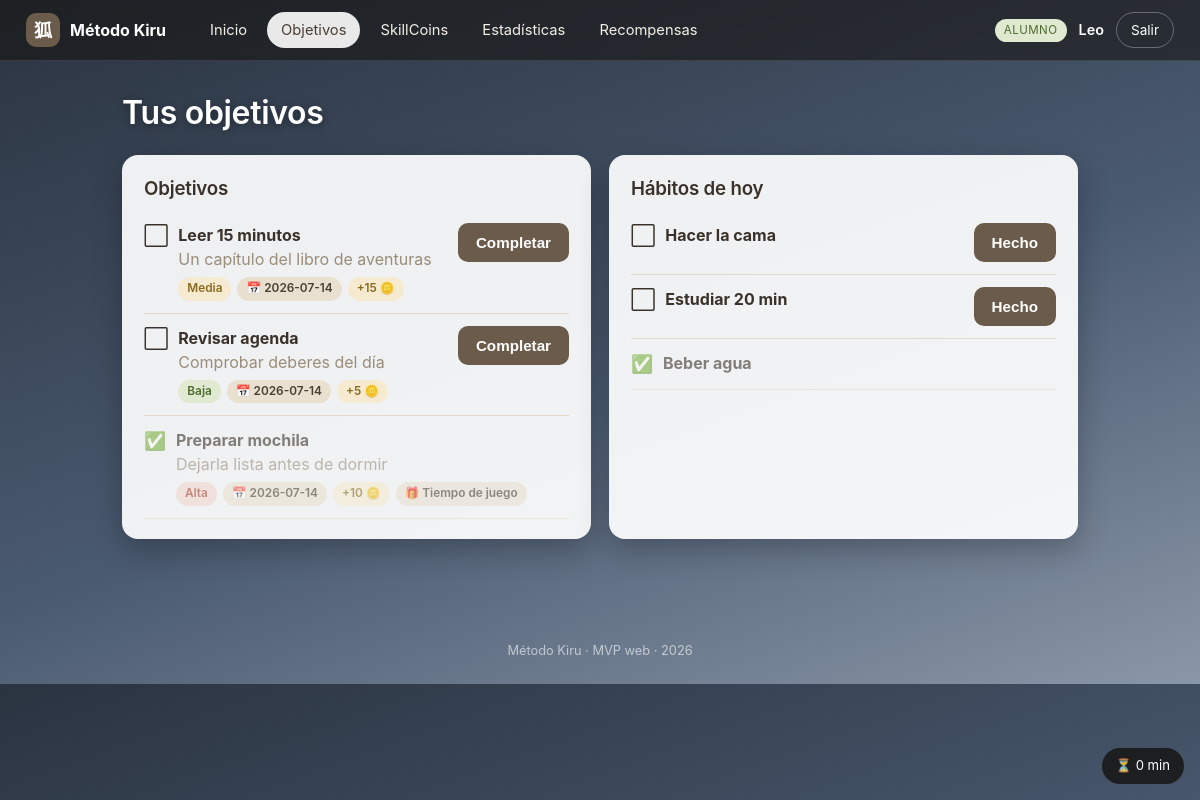
The app's page /alumno/objetivos.php (signed in) with its own data.
### tables this page shows
CREATE TABLE `usuarios` (
  `id` int(11) NOT NULL AUTO_INCREMENT,
  `username` varchar(50) NOT NULL,
  `password_hash` varchar(255) NOT NULL,
  `rol` enum('alumno','mentor','admin') NOT NULL,
  `nombre` varchar(100) NOT NULL,
  `creado_en` timestamp NOT NULL DEFAULT current_timestamp(),
  PRIMARY KEY (`id`),
  UNIQUE KEY `username` (`username`)
);

CREATE TABLE `objetivos` (
  `id` int(11) NOT NULL AUTO_INCREMENT,
  `alumno_id` int(11) NOT NULL,
  `titulo` varchar(255) NOT NULL,
  `descripcion` text DEFAULT NULL,
  `prioridad` enum('baja','media','alta') DEFAULT 'media',
  `fecha` date DEFAULT NULL,
  `recompensa` varchar(255) DEFAULT NULL,
  `skillcoins` int(11) DEFAULT 0,
  `completado` tinyint(1) DEFAULT 0,
  PRIMARY KEY (`id`)
);

CREATE TABLE `habitos` (
  `id` int(11) NOT NULL AUTO_INCREMENT,
  `alumno_id` int(11) NOT NULL,
  `titulo` varchar(255) NOT NULL,
  `completado` tinyint(1) DEFAULT 0,
  `fecha` date DEFAULT NULL,
  PRIMARY KEY (`id`)
);

### includes/functions.php (called while the page is built, shortened)
<?php
require_once __DIR__ . '/../config/db.php';
function e(?string $s): string
{
    return htmlspecialchars($s ?? '', ENT_QUOTES, 'UTF-8');
}
function url(string $path = ''): string
{
    return BASE_URL . '/' . ltrim($path, '/');
}
function asset(string $path): string
{
    $full = __DIR__ . '/../' . ltrim($path, '/');
    $v = @filemtime($full) ?: 1;
    return url($path) . '?v=' . $v;
}
function current_user(): ?array
{
    $stmt = db()->prepare('SELECT * FROM usuarios WHERE id = ?');
    $stmt->execute([$_SESSION['user_id']]);
    return $stmt->fetch() ?: null;
}
function sc_total(int $alumnoId): int
{
    $stmt = db()->prepare('SELECT COALESCE(SUM(cantidad),0) FROM skillcoins_log WHERE alumno_id = ?');
    $stmt->execute([$alumnoId]);
    return (int) $stmt->fetchColumn();
}
function niveles_todos(): array
{
    return db()->query('SELECT * FROM niveles ORDER BY orden')->fetchAll();
}
function nivel_actual(array $alumno): array
{
    $niveles = niveles_todos();
    $total = sc_total((int) $alumno['id']);
    $actual = $niveles[0];
    foreach ($niveles as $n) {
        if ($total >= (int) $n['skillcoins_necesarias']) {
            $actual = $n;
        }
    }
    return $actual;
}

### config/db.php (called while the page is built, shortened)
<?php
function db(): PDO
{
    static $pdo = null;
    if ($pdo === null) {
        $dsn = 'mysql:host=' . DB_HOST . ';port=' . DB_PORT . ';dbname=' . DB_NAME . ';charset=utf8mb4';
        try {
            $pdo = new PDO($dsn, DB_USER, DB_PASS, [
                PDO::ATTR_ERRMODE            => PDO::ERRMODE_EXCEPTION,
                PDO::ATTR_DEFAULT_FETCH_MODE => PDO::FETCH_ASSOC,
                PDO::ATTR_EMULATE_PREPARES   => false,
            ]);
        } catch (PDOException $e) {
            die('<h2>Error de conexión a la base de datos.</h2>'
                . '<p>¿Has ejecutado <a href="' . BASE_URL . '/install.php">install.php</a>? '
                . '¿MySQL está encendido en XAMPP?</p>'
                . '<pre>' . htmlspecialchars($e->getMessage()) . '</pre>');
        }
    }
    return $pdo;
}

### includes/alumno_ctx.php (called while the page is built, shortened)
<?php
require_once __DIR__ . '/functions.php';
$user = require_login(['alumno']);
$alumno = alumno_por_usuario((int) $user['id']);
$alumno['nombre']   = $user['nombre'];
$alumno['username'] = $user['username'];
$nivel = nivel_actual($alumno);

### alumno/objetivos.php (the view, shortened to what this page needs)
<?php
require_once __DIR__ . '/../includes/alumno_ctx.php';
require_once __DIR__ . '/../includes/layout.php';
$aid = (int) $alumno['id'];
$objetivos = db()->prepare('SELECT * FROM objetivos WHERE alumno_id = ? ORDER BY completado, FIELD(prioridad,"alta","media","baja")');
$objetivos->execute([$aid]);
$objetivos = $objetivos->fetchAll();
$habitos = db()->prepare('SELECT * FROM habitos WHERE alumno_id = ? ORDER BY completado, id');
$habitos->execute([$aid]);
$habitos = $habitos->fetchAll();
render_header('Objetivos', 'alumno', $mundo, nav_alumno('objetivos'));
?>
<h1 class="page-title">Tus objetivos</h1>
<div class="grid-2">
    <div class="card">
        <h3>Objetivos</h3>
        <ul class="objlist">
            <?php foreach ($objetivos as $o): ?>
                <li class="<?= $o['completado'] ? 'done' : '' ?>">
                    <div class="obj-main">
                        <span class="check"><?= $o['completado'] ? '✅' : '⬜' ?></span>
                        <div>
                            <strong><?= e($o['titulo']) ?></strong>
                            <?php if ($o['descripcion']): ?><div class="muted"><?= e($o['descripcion']) ?></div><?php endif; ?>
                            <div class="obj-tags">
                                <span class="tag prio-<?= e($o['prioridad']) ?>"><?= e(ucfirst($o['prioridad'])) ?></span>
                                <?php if ($o['fecha']): ?><span class="tag">📅 <?= e($o['fecha']) ?></span><?php endif; ?>
                                <?php if ($o['skillcoins']): ?><span class="tag gold">+<?= (int)$o['skillcoins'] ?> 🪙</span><?php endif; ?>
                                <?php if ($o['recompensa']): ?><span class="tag">🎁 <?= e($o['recompensa']) ?></span><?php endif; ?>
                            </div>
                        </div>
                    </div>
                    <?php if (!$o['completado']): ?>
                    <form method="post" class="inline">
                        <button class="btn-sm">Completar</button>
                    </form>
                    <?php endif; ?>
                </li>
            <?php endforeach; ?>
        </ul>
    </div>
    <div class="card">
        <h3>Hábitos de hoy</h3>
        <ul class="objlist">
            <?php foreach ($habitos as $h): ?>
                <li class="<?= $h['completado'] ? 'done' : '' ?>">
                    <div class="obj-main">
                        <span class="check"><?= $h['completado'] ? '✅' : '⬜' ?></span>
                        <strong><?= e($h['titulo']) ?></strong>
                    </div>
                    <?php if (!$h['completado']): ?>
                    <form method="post" class="inline">
                        <button class="btn-sm">Hecho</button>
                    </form>
                    <?php endif; ?>
                </li>
            <?php endforeach; ?>
        </ul>
    </div>
</div>
<?php render_footer(); ?>

### includes/layout.php (shortened to what this page needs)
<?php
require_once __DIR__ . '/functions.php';
function render_header(string $titulo, string $tema = 'panel', string $mundo = '', ?array $nav = null): void
{
    $user = current_user();
    $bodyClass = $tema === 'alumno' ? 'tema-alumno mundo-' . $mundo : 'tema-panel';
    ?>
<!DOCTYPE html>
<html lang="es">
<head>
    <link rel="stylesheet" href="<?= asset('assets/css/style.css') ?>">
</head>
<body class="<?= e($bodyClass) ?>">
<header class="topbar">
    <div class="brand">
        <span class="brand-mark">狐</span>
        <span class="brand-name"><?= e(APP_NAME) ?></span>
    </div>
    <?php if ($nav): ?>
    <nav class="mainnav">
        <?php foreach ($nav as $item): ?>
            <a href="<?= url($item[1]) ?>" class="<?= !empty($item[2]) ? 'active' : '' ?>"><?= e($item[0]) ?></a>
        <?php endforeach; ?>
    </nav>
    <?php endif; ?>
    <?php if ($user): ?>
    <div class="topbar-user">
        <span class="rolechip rol-<?= e($user['rol']) ?>"><?= e(ucfirst($user['rol'])) ?></span>
        <span class="uname"><?= e($user['nombre']) ?></span>
        <a class="btn-logout" href="<?= url('logout.php') ?>">Salir</a>
    </div>
    <?php endif; ?>
</header>
<main class="wrap">
<?php
}
function render_footer(): void
{
    ?>
</main>
<footer class="foot">Método Kiru · MVP web · <?= date('Y') ?></footer>
<?php if (!empty($GLOBALS['KIRU_USO'])):
    $uso = (int) $GLOBALS['KIRU_USO']['uso'];
    $max = (int) $GLOBALS['KIRU_USO']['max'];
    $ilim = $max <= 0; ?>
    <div class="uso-chip" id="usoChip" title="Tiempo de uso de hoy">
        ⏳ <span id="usoTexto"><?= $uso ?></span><?= $ilim ? ' min' : '/' . $max . ' min' ?>
    </div>
<?php endif; ?>
</body>
</html>
<?php
}

### assets/css/style.css (style rules this page uses)
:root { --arena: #e9e0cf; --crema: #f6f1e7; --crema2: #fffdf8; --marron: #6b5b4a; --marron-osc: #4a3f33; --oliva: #7c8a5a; --dorado: #c9a227; --texto: #3a322a; --muted: #9a8d79; --linea: #e4d9c7; --sombra: 0 6px 20px rgba(74, 63, 51, .08); --radio: 16px; }
* { box-sizing: border-box; }
body { margin: 0; font-family: -apple-system, "Segoe UI", system-ui, sans-serif; color: var(--texto); background: var(--crema); line-height: 1.5; }
a { color: var(--marron); }
h1, h2, h3, h4 { margin: 0 0 .4em; font-weight: 600; letter-spacing: -.01em; }
.muted { color: var(--muted); }
.topbar { display: flex; align-items: center; gap: 22px; padding: 12px 26px; background: var(--crema2); border-bottom: 1px solid var(--linea); position: sticky; top: 0; z-index: 20; }
.brand { display: flex; align-items: center; gap: 10px; font-weight: 700; }
.brand-mark { width: 34px; height: 34px; display: grid; place-items: center; border-radius: 10px; background: var(--marron); color: #fff; font-size: 18px; }
.brand-name { color: var(--marron-osc); }
.mainnav { display: flex; gap: 6px; margin-left: 8px; flex-wrap: wrap; }
.mainnav a { text-decoration: none; color: var(--marron); padding: 7px 14px; border-radius: 999px; font-size: .92rem; }
.mainnav a.active { background: var(--marron); color: #fff; }
.topbar-user { margin-left: auto; display: flex; align-items: center; gap: 12px; }
.uname { font-weight: 600; font-size: .9rem; }
.rolechip { font-size: .72rem; padding: 3px 9px; border-radius: 999px; background: var(--arena); color: var(--marron-osc); text-transform: uppercase; letter-spacing: .04em; }
.rol-alumno { background: #dfead0; color: #4f6b2f; }
.btn-logout { text-decoration: none; font-size: .85rem; padding: 7px 14px; border-radius: 999px; border: 1px solid var(--linea); color: var(--marron); }
.wrap { max-width: 1080px; margin: 0 auto; padding: 28px 22px 60px; }
.page-title { margin-bottom: 18px; }
.foot { text-align: center; color: var(--muted); font-size: .8rem; padding: 24px; }
.grid-2 { display: grid; grid-template-columns: 1fr 1fr; gap: 18px; }
.card { background: var(--crema2); border: 1px solid var(--linea); border-radius: var(--radio); padding: 20px 22px; box-shadow: var(--sombra); margin-bottom: 18px; }
.btn, .btn-sm, button.btn, button.btn-sm { background: var(--marron); color: #fff; border: none; border-radius: 10px; padding: 11px 18px; font-size: .95rem; cursor: pointer; font-weight: 600; }
.btn-sm { padding: 8px 14px; font-size: .85rem; }
.inline { display: inline; }
.tag, .pill { display: inline-block; font-size: .74rem; padding: 3px 9px; border-radius: 999px; background: var(--arena); color: var(--marron-osc); font-weight: 600; }
.tag.gold, .pill { background: #f6ead0; color: #8a6a1f; }
.prio-alta { background: #f3d6d0; color: #a5432f; }
.prio-media { background: #f6ead0; color: #8a6a1f; }
.prio-baja { background: #dfead0; color: #4f6b2f; }
.checklist, .objlist, .editlist { list-style: none; padding: 0; margin: 0; }
.objlist li { display: flex; justify-content: space-between; align-items: flex-start; gap: 12px; padding: 12px 0; border-bottom: 1px solid var(--linea); }
.objlist li.done { opacity: .6; }
.obj-main { display: flex; gap: 10px; align-items: flex-start; }
.obj-tags { margin-top: 6px; display: flex; gap: 6px; flex-wrap: wrap; }
.check { font-size: 1.1rem; }
.tema-alumno { color: #f4efe6; }
.tema-alumno .wrap { max-width: 1000px; }
.tema-alumno .topbar { background: rgba(20, 18, 14, .55); border-bottom: 1px solid rgba(255,255,255,.12); backdrop-filter: blur(8px); }
.tema-alumno .brand-name, .tema-alumno .uname { color: #fff; }
.tema-alumno .mainnav a { color: #f4efe6; }
.tema-alumno .mainnav a.active { background: rgba(255,255,255,.9); color: var(--marron-osc); }
.tema-alumno .btn-logout { color: #fff; border-color: rgba(255,255,255,.3); }
.tema-alumno .foot { color: rgba(255,255,255,.6); }
.tema-alumno .card { background: rgba(255,255,255,.92); color: var(--texto); border: none; box-shadow: 0 10px 30px rgba(0,0,0,.25); }
.tema-alumno .page-title { color: #fff; text-shadow: 0 2px 8px rgba(0,0,0,.4); }
.tema-alumno::before { content: ""; position: fixed; inset: 0; z-index: -2; background-size: cover; background-position: center; }
.mundo-ciudad { background: linear-gradient(160deg, #2a3340, #4a5a70 55%, #8a97a8); }
.uso-chip { position: fixed; bottom: 16px; right: 16px; z-index: 40; background: rgba(20,18,14,.8); color: #fff; padding: 8px 14px; border-radius: 999px; font-size: .82rem; }
body { overflow-x: clip; }

### records on screen
usuarios: rol "ALUMNO", nombre "Leo"
objetivos: titulo "Leer 15 minutos", descripcion "Un capítulo del libro de aventuras", prioridad "Media", fecha "2026-07-14", skillcoins "15"
objetivos: titulo "Revisar agenda", descripcion "Comprobar deberes del día", prioridad "Baja", fecha "2026-07-14", skillcoins "5"
objetivos: titulo "Preparar mochila", descripcion "Dejarla lista antes de dormir", prioridad "Alta", fecha "2026-07-14", skillcoins "10", recompensa "Tiempo de juego"
habitos: titulo "Hacer la cama"
habitos: titulo "Estudiar 20 min"
habitos: titulo "Beber agua"

### other values on screen
APP_NAME "Método Kiru"
$item[0] "Inicio"
$item[0] "Objetivos"
$item[0] "SkillCoins"
$item[0] "Estadísticas"
$item[0] "Recompensas"
$uso "0"
